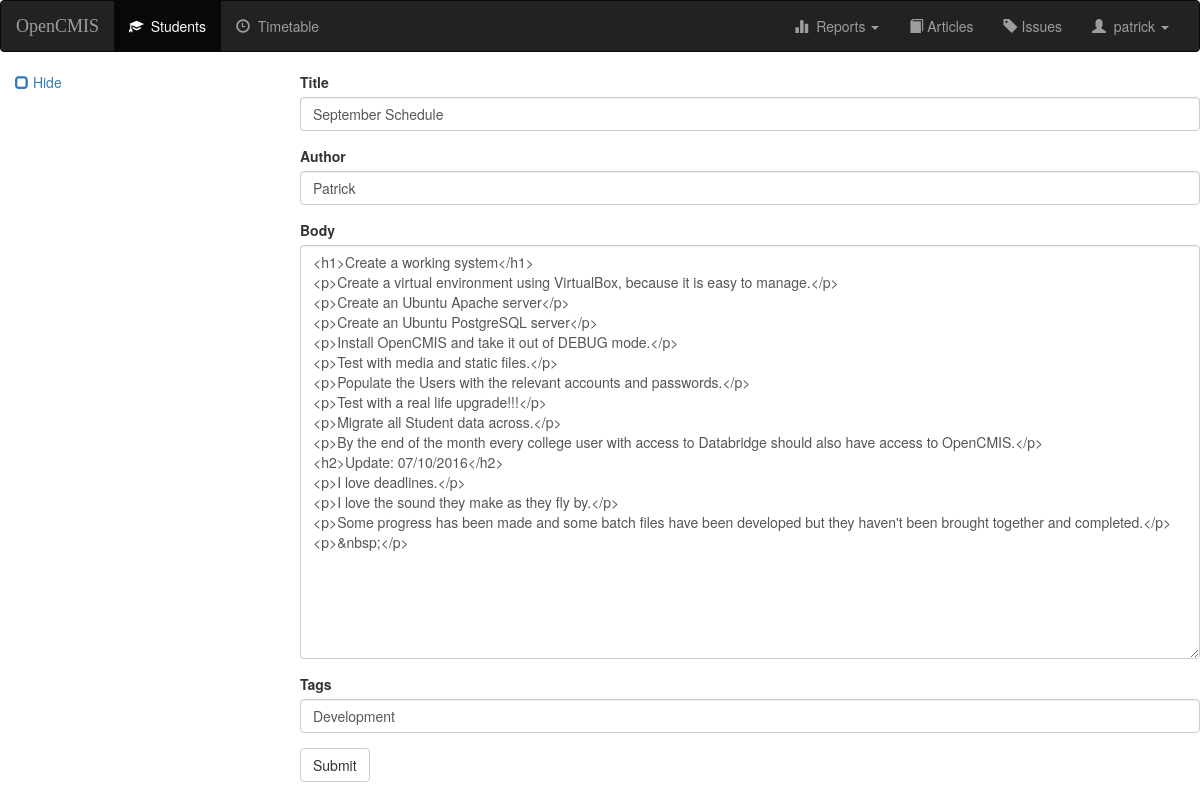
The page /article/13/update/ (signed in) on the database its author committed.
### articles/models.py (models this page shows, shortened)
class Article(models.Model):
    title = models.CharField(max_length=80, blank=False)
    author = models.CharField(max_length=12, blank=False)
    tags = models.CharField(max_length=100, blank=False)
    body = models.TextField(blank=False)
    date = models.DateTimeField(auto_now_add=True)  # TODO: Should this be auto_add_now or auto_add_now_other?
    archive = models.BooleanField(default=False)

### articles/views.py (the view)
# urls.py: url(r'^(?P<pk>[0-9]+)/update/$', views.Update.as_view(), name='update'),
class Update(LoginRequiredMixin, UpdateView):
    model = Article
    fields = ['title', 'author', 'tags', 'body']
    login_url = '/login/'
    redirect_field_name = 'redirect_to'
    def get_object(self):
        return get_object_or_404(Article, pk=self.kwargs['pk'])
    def get_context_data(self, **kwargs):
        context = super(Update, self).get_context_data(**kwargs)
        context['article_list'] = Article.objects.all()
        return context

### opencmis/templates/articles/article_form.html (shortened to what this page needs)
{% extends 'opencmis/base.html' %}
{% block body %}
    <form class="form-horizontal" action="" method="post" enctype="multipart/form-data">
        {% include 'articles/form-template.html' %}
        <div class="form-group">
            <button class="btn btn-default" type="submit">Submit</button>
        </div>
        </div>
{% endblock %}

### opencmis/templates/opencmis/base.html (shortened to what this page needs)
<!DOCTYPE html>
<html lang="en">
<head>
    {% load staticfiles %}
    <link rel="stylesheet" href="https://maxcdn.bootstrapcdn.com/bootstrap/3.3.7/css/bootstrap.min.css"
>
    <link rel="stylesheet" type="text/css" href="{% static 'style.css' %}"/>
</head>
<body>
<nav class="navbar navbar-inverse hidden-print">
    <div class="container-fluid">
        <div class="navbar-header">
            <a class="navbar-brand" href="{% url 'opencmis:dashboard' %}">OpenCMIS</a>
        </div>
        <div class="collapse navbar-collapse" id="topNavBar">
            <ul class="nav navbar-nav">
                {% if perms.opencmis.view_student %}
                <li class="active">
                    <a href="{% url 'opencmis:index' %}">
                        <span class="glyphicon glyphicon-education" area-hidden="true"></span>&nbsp;&nbsp;Students
                    </a>
                </li>
                {% endif %}
                <li class="">
                    <a href="/timetable/subject/">
                        <span class="glyphicon glyphicon-time" area-hidden="true"></span>&nbsp;&nbsp;Timetable
                    </a>
                </li>
            </ul>
            <ul class="nav navbar-nav navbar-right">
                <li class="dropdown">
                    <a href="#" class="dropdown-toggle" data-toggle="dropdown" role="button" aria-haspopup="true"
                       aria-expanded="false"><span class="glyphicon glyphicon-stats" area-hidden="true"></span>&nbsp;&nbsp;Reports
                        <span class="caret"></span></a>
                </li>
                <li class="">
                    <a href="/article/">
                        <span class="glyphicon glyphicon-book" area-hidden="true"></span> Articles
                    </a>
                </li>
                <li class="">
                    <a href="/issue/">
                        <span class="glyphicon glyphicon-tag" area-hidden="true"></span> Issues
                    </a>
                </li>
                {% if user.is_authenticated %}
                <li class="dropdown">
                    <a href="#" class="dropdown-toggle" data-toggle="dropdown" role="button"
                       aria-haspopup="true"
                       aria-expanded="false"><span class="glyphicon glyphicon-user" area-hidden="true"></span>&nbsp;&nbsp;{{user}}
                        <span class="caret"></span></a>
                </li>
                {% endif %}
            </ul>
        </div>
    </div>
</nav>
<div class="container-fluid">
    <div class="row">
        {% if not hidden %}
        <div class="col-sm-3">
            <a href="#"><span class="glyphicon glyphicon-unchecked" aria-hidden="true"></span>&nbsp;Hide</a>
            {% else %}
            <div class="col-sm-0">
                <a href="#"><span class="glyphicon glyphicon-expand" aria-hidden="true"></span>&nbsp;Show</a>
                {% endif %}
            </div>
            {% if not hidden %}
            <div class="col-sm-9">
                {% else %}
                <div class="col-sm-12">
                    {% endif %}
                    {% block body %}
                    {% endblock %}
                </div>
            </div>
</body>
</html>

### opencmis/templates/articles/form-template.html (shortened to what this page needs)
<div class="form-group">
    <label for="id_title">Title</label>
    <input class="form-control" id="id_title" maxlength="80" name="title"
           type="text" required value="{{article.title}}"/>
</div>
<div class="form-group">
    <label for="id_author">Author</label>
    <input class="form-control" id="id_author" maxlength="12" name="author"
           type="text" required value="{{article.author}}"/>
</div>
<div class="form-group">
    <label for="mytextarea">Body</label>
    <textarea class="form-control" id="mytextarea" name="body" rows="20">{{article.body}}</textarea>
</div>
<div class="form-group">
    <label for="id_tags">Tags</label>
    <input class="form-control" id="id_tags" maxlength="12" name="tags"
           type="text" required value="{{article.tags}}"/>
</div>

### opencmis/static/style.css (style rules this page uses)
.navbar-brand { font-family: Righteous sans-serif; }

### rows shown on the page
Article: title "September Schedule", author "Patrick", body "<h1>Create a working system</h1> <p>Create a virtual environment using VirtualBox, because it is easy to manage.</p> <p>Create an Ubuntu Apache server</p> <p>Create an Ubuntu PostgreSQL server</p> <p>Install OpenCMIS and take it out of DEBUG mode.</p> <p>Test with media and static files.</p> <p>Populate the Users with the relevant accounts and passwords.</p> <p>Test with a real life upgrade!!!</p> <p>Migrate all Student data across.</p> <p>By the end of the month every college user with access to Databridge should also have access to OpenCMIS.</p> <h2>Update: 07/10/2016</h2> <p>I love deadlines.</p> <p>I love the sound they make as they fly by.</p> <p>Some progress has been made and some…", tags "Development"

### other values the page prints
{{ user }} "patrick"
